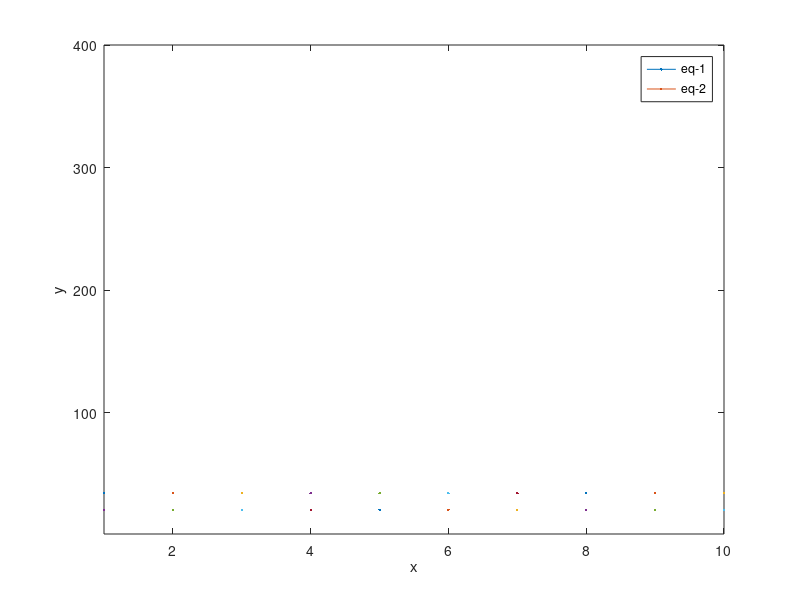

The MATLAB script that drew this image:
x = 1:10;
y1=zeros(1,10);
y2=zeros(1,10);

for i=1:10
    y1=4*x(i)^.2+2*x(i)+8;
    y2=4*x(i)^.2+2*x(i)^(1/2)+8;
end

plot(x,y1,x,y2)
xlabel('x')
ylabel('y')
xlim([1 10])
ylim([1 400])
legend('eq-1','eq-2')